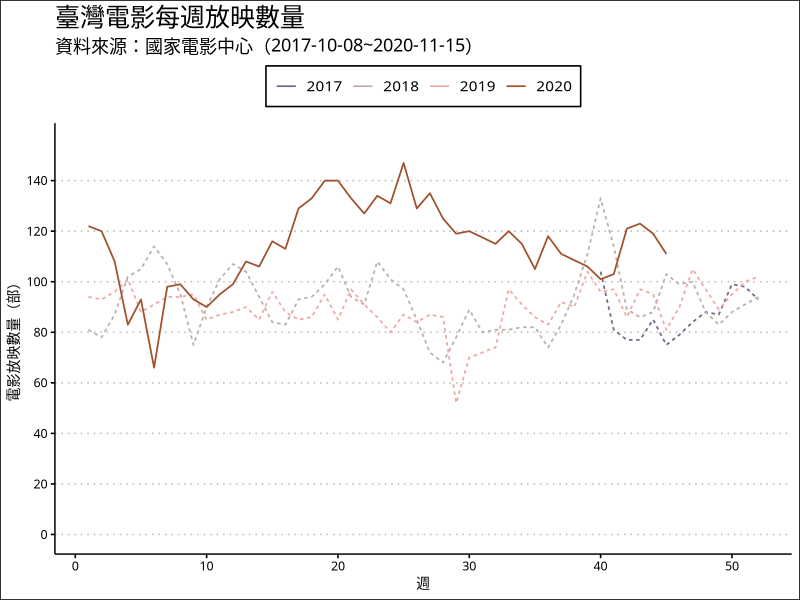

Reproduce this figure in R. (Note: this script raises an error after producing the figure.)
## ---- chunk 1
knitr::opts_chunk$set(echo = TRUE, results = 'hold', comment = '#>', error = TRUE)
## ---- chunk 2
### 這邊不要動
library(tidyverse)
library(lubridate)
library(ggthemes)

df_movie_raw <- read_csv("data/AS05/movie_tickerts_2017_2020.csv")
### 給你看資料長這樣
df_movie_raw %>% glimpse()
## ---- chunk 3
### your code
df_movie_raw %>% 
  mutate(year = year(`start_date`), week = week(`start_date`)) %>%
  select(year, week, everything()) %>%
  mutate(`中文片名` = str_remove_all(`中文片名`, " |　")) %>%
  mutate(`中文片名` = str_replace_all(`中文片名`, " ！", "!")) %>%
  group_by(year, week) %>%
  summarise(`放映數量` = n_distinct(`中文片名`)) %>%
  filter(year >= 2017) %>%
  ungroup() %>%
  mutate(year_flag = fct_relevel(if_else(year == 2020, "2020上映", "非2020上映"), "2020上映")) %>%
  ungroup() %>%
  mutate(yw = str_c(year, week, sep = "_"), year = as.factor(year)) %>%
  ggplot(aes(x = week, y = `放映數量`, color = year, group = year, linetype = year_flag)) +
  geom_line(size = 0.6) + 
  scale_color_manual(values = c("#736886", "#BDAEAE", "#ECA9A5", "#A0522D")) +
  scale_x_continuous(limits = c(1,52)) +
  scale_y_continuous(limits = c(0,155), breaks = seq(0,140,20)) +
  labs(title="臺灣電影每週放映數量",
       subtitle = "資料來源：國家電影中心（2017-10-08~2020-11-15）",
        x ="週", y = "電影放映數量（部）") +
  theme_clean() +
  scale_linetype(guide = "none") +
  theme(legend.position="top", legend.title = element_blank()) +
  theme(plot.title = element_text(family = "Noto Sans CJK TC Medium", face = "plain", size = 18),
        # legend.title = element_text(family = "Noto Sans CJK TC Medium", face = "plain"), 
        legend.text = element_text(family = "Noto Sans CJK TC Medium", face = "plain"), 
        text = element_text(family = "Noto Sans CJK TC Medium"))
### your result should be
# 自己畫就好唷

## ---- chunk 4
knitr::include_graphics('data/AS05/plot_01.jpg')
## ---- chunk 5
### your code
df_movie_raw %>% 
  filter(`國別地區` == "中華民國") %>%
  mutate(year = year(`start_date`)) %>%
  mutate(`中文片名` = str_remove_all(`中文片名`, " |　")) %>%
  mutate(`中文片名` = str_replace_all(`中文片名`, " ！", "!")) %>%
  group_by(year) %>%
  summarise(`銷售票數` = sum(`銷售票數`),
            `銷售金額` = sum(`銷售金額`)) %>%
  filter(year >= 2018) %>%
  ungroup() %>%
  mutate(country_flag = "國片銷售票房") %>%
  bind_rows(
    df_movie_raw %>% 
      mutate(year = year(`start_date`)) %>%
      mutate(`中文片名` = str_remove_all(`中文片名`, " |　")) %>%
      mutate(`中文片名` = str_replace_all(`中文片名`, " ！", "!")) %>%
      group_by(year) %>%
      summarise(`銷售票數` = sum(`銷售票數`),
                `銷售金額` = sum(`銷售金額`)) %>%
      filter(year >= 2018) %>%
      ungroup() %>%
      mutate(country_flag = "全部電影銷售票房")
  ) %>%
  mutate(country_flag = fct_relevel(as.factor(country_flag), "國片銷售票房")) %>%
  mutate(year = fct_reorder(as.factor(year), desc(year))) %>%
  mutate(sales_label = str_c(round((`銷售金額`/100000000), 1), "億")) %>%
  ggplot(aes(x = `year`, y = `銷售金額`, fill = country_flag)) +
  geom_col(position = position_dodge(width = 0.6), width=0.5) +
  geom_text(aes(label = sales_label), 
            position = position_dodge(width = 0.6), hjust = -0.2,
            family = "Noto Sans CJK TC Medium") +
  coord_flip() +
  scale_y_continuous(limits = c(0,8000000000), labels = scales::comma) +
  # scale_y_continuous(limits = c(0,155), breaks = seq(0,140,20)) +
  labs(title="臺灣的電影銷售票房變化",
       subtitle = "相較之下，國片受到疫情的影響比較小",
        x ="", y = "票房（新台幣/元）") +
  theme_clean() +
  theme(legend.position="top", legend.title = element_blank()) +
  theme(plot.title = element_text(family = "Noto Sans CJK TC Medium", face = "plain", size = 18),
        # legend.title = element_text(family = "Noto Sans CJK TC Medium", face = "plain"), 
        legend.text = element_text(family = "Noto Sans CJK TC Medium", face = "plain"), 
        text = element_text(family = "Noto Sans CJK TC Medium"))

### your result should be
# 自己畫就好唷

## ---- chunk 6
knitr::include_graphics('data/AS05/plot_02.jpg')
## ---- chunk 7
### your code
df_movie_raw %>% 
  filter(`國別地區` == "中華民國") %>%
  mutate(year = year(`上映日期`)) %>%
  group_by(year, `中文片名`) %>%
  summarise(`上映院數` = max(`上映院數`)) %>% 
  ungroup() %>%
  group_by(year) %>%
  summarise(`上映院數` = median(`上映院數`, na.rm = T)) %>%
  filter(year >= 2017) %>%
  mutate(year = fct_reorder(as.factor(year), desc(year))) %>%
  mutate(rank = row_number()) %>%
  ggplot(aes(x = `year`, y = `上映院數`, fill = "國片上映院數中位數")) +
  geom_col(width=0.5) +
  geom_text(aes(label = `上映院數`), 
            hjust = -0.2,
            family = "Noto Sans CJK TC Medium") +
  coord_flip() +
  scale_y_continuous(limits = c(0,22), breaks = seq(0,22,2)) +
  labs(title="國片上映院數是否有增加？",
       subtitle = "歷年國片上映院數中位數\n2018-06-13文化部發布國產電影片國內映演獎勵要點",
        x ="", y = "上映院數（家）") +
  theme_clean() +
  theme(legend.position="top", legend.title = element_blank()) +
  theme(plot.title = element_text(family = "Noto Sans CJK TC Medium", face = "plain", size = 18), 
        # legend.title = element_text(family = "Noto Sans CJK TC Medium", face = "plain"), 
        legend.text = element_text(family = "Noto Sans CJK TC Medium", face = "plain"), 
        text = element_text(family = "Noto Sans CJK TC Medium"))


### your result should be
# 自己畫就好唷

## ---- chunk 8
knitr::include_graphics('data/AS05/plot_03.jpg')
## ---- chunk 9
### your code
df_movie_raw %>% 
  filter(`國別地區` == "中華民國") %>%
  mutate(`中文片名` = str_remove_all(`中文片名`, " |　")) %>%
  mutate(`中文片名` = str_replace_all(`中文片名`, " ！", "!")) %>%
  mutate(year_flag = fct_relevel(if_else(year(`上映日期`) == 2020, "2020上映", "非2020上映"), "非2020上映")) %>%
  filter(!is.na(`上映日期`)) %>%
  group_by(`中文片名`, year_flag) %>%
  summarise(`累計銷售票數` = max(`累計銷售票數`),
            `累計銷售金額` = max(`累計銷售金額`)) %>%
  arrange(desc(`累計銷售金額`)) %>%
  ungroup() %>%
  slice(1:23) %>%
  mutate(rank = row_number()) %>%
  mutate(`中文片名` = fct_reorder(as.factor(`中文片名`), desc(rank))) %>%
  ggplot(aes(x = `中文片名`, y = `累計銷售金額`, fill = year_flag)) +
  geom_col() +
  geom_text(aes(label = scales::comma(`累計銷售金額`)), 
            position = position_dodge(width = 0.6), hjust = -0.2,
            family = "Noto Sans CJK TC Medium") +
  coord_flip() +
  scale_y_continuous(limits = c(0,300000000), labels = scales::comma) +
  labs(title="2017 ~ 2020 熱賣國片前 20 名",
       subtitle = "2020年有多部片上榜，還有 3 部片緊追在後。銷售票數最高的返校，相當於美 20 個臺灣人就有一個人看過。\n資料來源：國家電影中心（2017~2020-11-15）",
        x ="", y = "票房銷售金額（新台幣／元）") +
  theme_clean() +
  theme(legend.position="bottom", legend.title = element_blank()) +
  theme(plot.title = element_text(family = "Noto Sans CJK TC Medium", face = "plain", size = 18), 
        # legend.title = element_text(family = "Noto Sans CJK TC Medium", face = "plain"), 
        legend.text = element_text(family = "Noto Sans CJK TC Medium", face = "plain"), 
        text = element_text(family = "Noto Sans CJK TC Medium"))

### your result should be
# 自己畫就好唷

## ---- chunk 10
knitr::include_graphics('data/AS05/plot_04.jpg')
